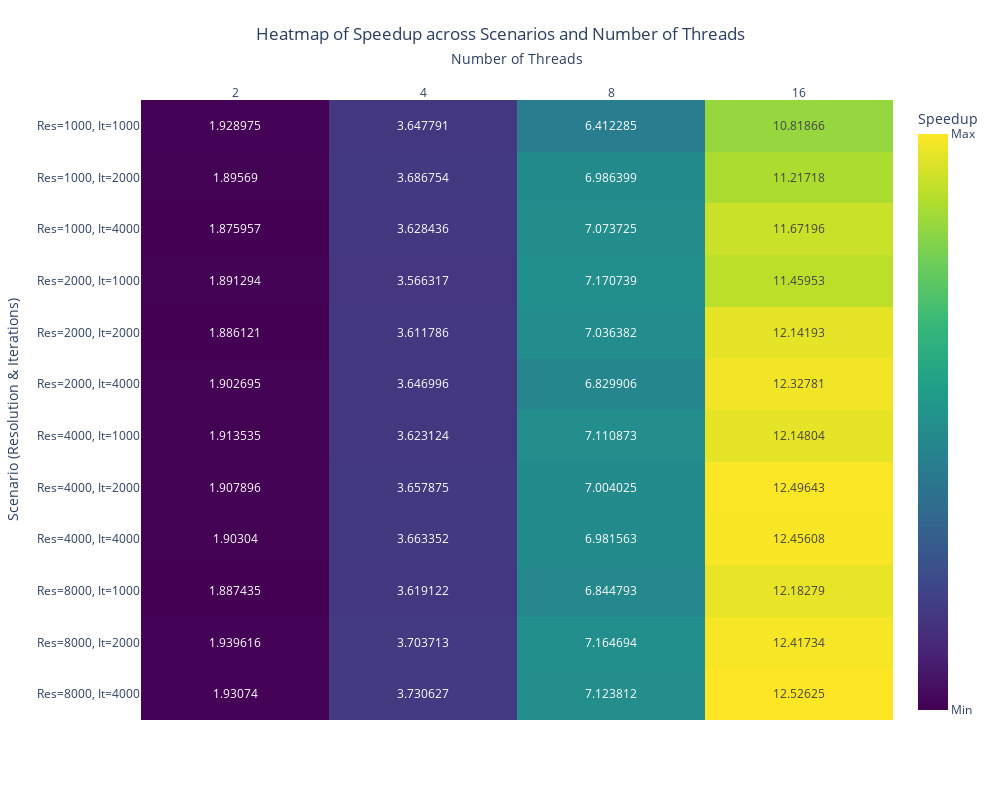

Source (notebook cell):
### Markdown cell above
### openMP heatmap

### Code cell
df_temp = combined_results.reset_index()

# Identify speedup columns (columns containing 'threads (speedup)')
speedup_cols = [col for col in df_temp.columns if isinstance(col, str) and 'threads (speedup)' in col]

# Melt the dataframe to long format for speedup data
df_melted = df_temp.melt(
    id_vars=['Resolution', 'Iterations'],
    value_vars=speedup_cols,
    var_name='Threads',
    value_name='Speedup'
)

# Extract thread count from the 'Threads' column
df_melted['Thread Count'] = df_melted['Threads'].str.extract(r'(\d+)').astype(int)

# Create a 'Scenario' column combining Resolution and Iterations
df_melted['Scenario'] = 'Res=' + df_melted['Resolution'].astype(str) + ', It=' + df_melted['Iterations'].astype(str)

# Optional: Drop unnecessary columns if desired
df_melted = df_melted[['Scenario', 'Thread Count', 'Speedup']]
# Pivot the dataframe to have Scenarios as rows and Thread Counts as columns
heatmap_df = df_melted.pivot(index='Scenario', columns='Thread Count', values='Speedup')

# Optional: Sort the pivot table for better visualization
heatmap_df = heatmap_df.sort_index()
heatmap_df = df_melted.groupby(['Scenario', 'Thread Count']).agg({'Speedup': 'mean'}).unstack()
heatmap_df.columns = heatmap_df.columns.get_level_values(1)  # Flatten MultiIndex
heatmap_df.columns = heatmap_df.columns.astype(str)
heatmap_df = heatmap_df.fillna(0)  # or another appropriate value
fig.update_traces(
    hovertemplate='Scenario: %{y}<br>Threads: %{x}<br>Speedup: %{z:.2f}'
)
# Create the heatmap using Plotly Express
fig = px.imshow(
    heatmap_df,
    labels=dict(x="Number of Threads", y="Scenario", color="Speedup"),
    title="Heatmap of Speedup across Scenarios and Number of Threads",
    aspect="auto",
    text_auto=True,
    color_continuous_scale='Viridis'
)
custom_color_scale = [
    [0.0, 'darkblue'],
    [0.25, 'blue'],
    [0.5, 'yellow'],
    [0.75, 'orange'],
    [1.0, 'red']
]
# Customize the layout
fig.update_layout(
    xaxis_title='Number of Threads',
    yaxis_title='Scenario (Resolution & Iterations)',
    title={
        'y':0.95,
        'x':0.5,
        'xanchor': 'center',
        'yanchor': 'bottom'
    },
    coloraxis_colorbar=dict(
        title="Speedup",
        tickvals=[heatmap_df.min().min(), heatmap_df.max().max()],
        ticktext=["Min", "Max"]
    )
)

# Move the x-axis labels to the top for better readability
fig.update_xaxes(side="top")

# Adjust y-axis to accommodate long scenario names
fig.update_yaxes(tickangle=0)

# Optionally, adjust the size of the figure for better visibility
fig.update_layout(
    width=1000,
    height=800
)

# Display the heatmap
fig.show()

### Figure 1 — Plotly figure (JSON) as saved in the notebook; plotly's stock layout.template omitted (floating-point values rounded to 4 significant figures)
{"data": [{"coloraxis": "coloraxis", "hovertemplate": "Number of Threads: %{x}<br>Scenario: %{y}<br>Speedup: %{z}<extra></extra>", "name": "0", "texttemplate": "%{z}", "type": "heatmap", "x": ["2", "4", "8", "16"], "xaxis": "x", "y": ["Res=1000, It=1000", "Res=1000, It=2000", "Res=1000, It=4000", "Res=2000, It=1000", "Res=2000, It=2000", "Res=2000, It=4000", "Res=4000, It=1000", "Res=4000, It=2000", "Res=4000, It=4000", "Res=8000, It=1000", "Res=8000, It=2000", "Res=8000, It=4000"], "yaxis": "y", "z": [[1.929, 3.648, 6.412, 10.82], [1.896, 3.687, 6.986, 11.22], [1.876, 3.628, 7.074, 11.67], [1.891, 3.566, 7.171, 11.46], [1.886, 3.612, 7.036, 12.14], [1.903, 3.647, 6.83, 12.33], [1.914, 3.623, 7.111, 12.15], [1.908, 3.658, 7.004, 12.5], [1.903, 3.663, 6.982, 12.46], [1.887, 3.619, 6.845, 12.18], [1.94, 3.704, 7.165, 12.42], [1.931, 3.731, 7.124, 12.53]]}], "layout": {"coloraxis": {"colorbar": {"ticktext": ["Min", "Max"], "tickvals": [1.876, 12.53], "title": {"text": "Speedup"}}, "colorscale": [[0, "#440154"], [0.1111, "#482878"], [0.2222, "#3e4989"], [0.3333, "#31688e"], [0.4444, "#26828e"], [0.5556, "#1f9e89"], [0.6667, "#35b779"], [0.7778, "#6ece58"], [0.8889, "#b5de2b"], [1, "#fde725"]]}, "height": 800, "title": {"text": "Heatmap of Speedup across Scenarios and Number of Threads", "x": 0.5, "xanchor": "center", "y": 0.95, "yanchor": "bottom"}, "width": 1000, "xaxis": {"anchor": "y", "domain": [0, 1], "side": "top", "title": {"text": "Number of Threads"}}, "yaxis": {"anchor": "x", "autorange": "reversed", "domain": [0, 1], "tickangle": 0, "title": {"text": "Scenario (Resolution & Iterations)"}}}}
